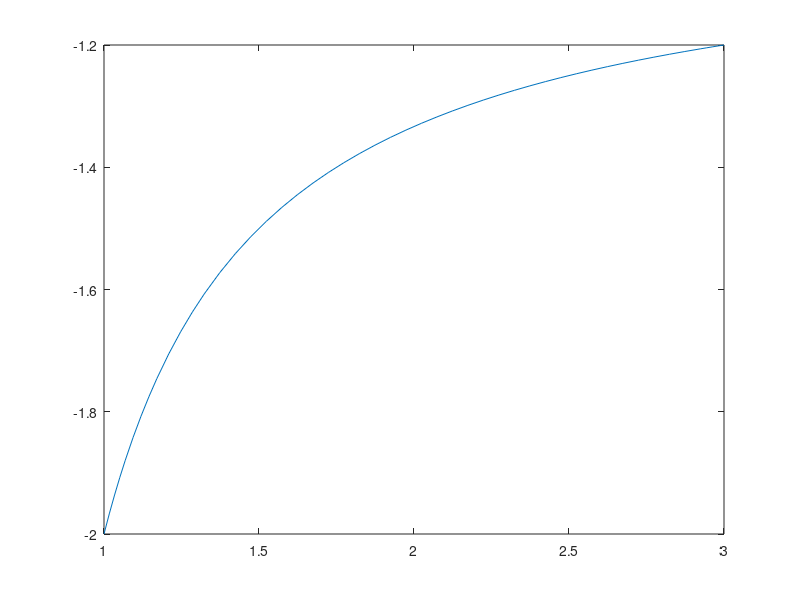

MATLAB code for this plot:
function [t,y] = RA250320_L11_03()
    
    %equacao dada
    y_linha = @(t,y) (y.^2 + y)/(t);
    
    %intervalo de t
    t = [1 3];
    
    y_1 = -2;
    
    [t,y] = ode45(y_linha, t, y_1);
    
    %analisando a solucao analitica
    plot(t, y);

end